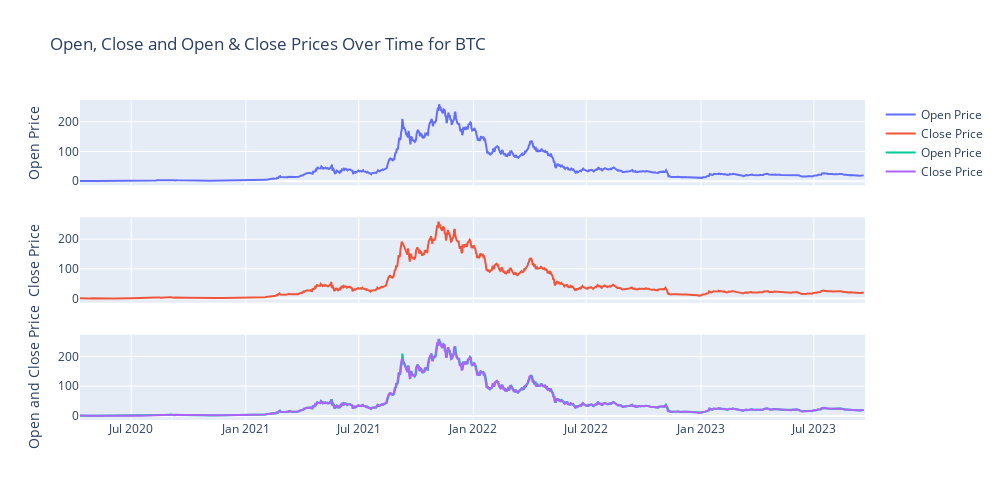

Write notebook code for a chart like this one.
### Markdown cell above
### Now, subplots for Open and Closed Prices

### Code cell
#Subplots for open and close prices

fig = make_subplots(rows=3, cols=1, shared_xaxes=True, vertical_spacing=0.1)

# First subplot (Open Price)
fig.add_trace(go.Scatter(x=SOLANA['Date'], y=SOLANA['Open'], mode='lines', name='Open Price'), row=1, col=1)
fig.update_yaxes(title_text="Open Price", row=1, col=1)

# Second subplot (Close Price)
fig.add_trace(go.Scatter(x=SOLANA['Date'], y=SOLANA['Close'], mode='lines', name='Close Price'), row=2, col=1)
fig.update_yaxes(title_text="Close Price", row=2, col=1)

# Third subplot(Open and Close Prices)
fig.add_trace(go.Scatter(x=SOLANA['Date'], y=SOLANA['Open'], mode='lines', name='Open Price'), row=3, col=1)
fig.add_trace(go.Scatter(x=SOLANA['Date'], y=SOLANA['Close'], mode='lines', name='Close Price'), row=3, col=1)
fig.update_yaxes(title_text="Open and Close Price", row=3, col=1)

# setting up the title and size of the graph
fig.update_layout(title_text="Open, Close and Open & Close Prices Over Time for BTC",
    height=500,  # Set the height
    width=1000) # width
fig.show()

### Figure 1 — Plotly figure (JSON) as saved in the notebook; plotly's stock layout.template omitted (floating-point values rounded to 4 significant figures; data arrays with more than 128 entries replaced by an {"elided": "..."} marker saying what was removed)
{"data": [{"mode": "lines", "name": "Open Price", "type": "scatter", "x": {"elided": "1260 str values"}, "xaxis": "x", "y": {"elided": "1260 float values"}, "yaxis": "y"}, {"mode": "lines", "name": "Close Price", "type": "scatter", "x": {"elided": "1260 str values"}, "xaxis": "x2", "y": {"elided": "1260 float values"}, "yaxis": "y2"}, {"mode": "lines", "name": "Open Price", "type": "scatter", "x": {"elided": "1260 str values"}, "xaxis": "x3", "y": {"elided": "1260 float values"}, "yaxis": "y3"}, {"mode": "lines", "name": "Close Price", "type": "scatter", "x": {"elided": "1260 str values"}, "xaxis": "x3", "y": {"elided": "1260 float values"}, "yaxis": "y3"}], "layout": {"height": 500, "title": {"text": "Open, Close and Open & Close Prices Over Time for BTC"}, "width": 1000, "xaxis": {"anchor": "y", "domain": [0, 1], "matches": "x3", "showticklabels": false}, "xaxis2": {"anchor": "y2", "domain": [0, 1], "matches": "x3", "showticklabels": false}, "xaxis3": {"anchor": "y3", "domain": [0, 1]}, "yaxis": {"anchor": "x", "domain": [0.7333, 1], "title": {"text": "Open Price"}}, "yaxis2": {"anchor": "x2", "domain": [0.3667, 0.6333], "title": {"text": "Close Price"}}, "yaxis3": {"anchor": "x3", "domain": [0, 0.2667], "title": {"text": "Open and Close Price"}}}}
